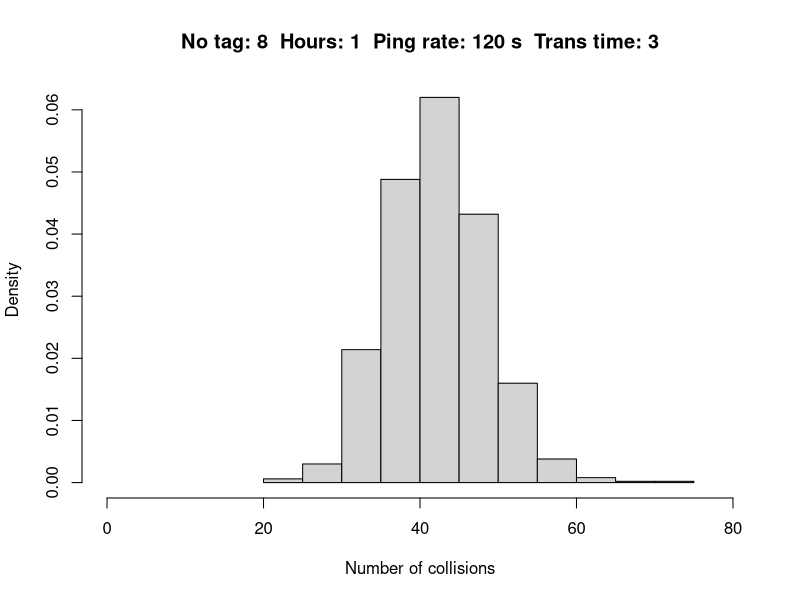

Generate this figure with R:
## Script for simulating the number of collisions
## 08.02.2013
rm(list=ls())

ntag <- 8 ## Number of tags (must be at least 2 to get collisions, duh)
tt <- 3 ## Transmission time in seconds
prmin <- 60
prmax <- 180
hours <- 1
T <- hours*60*60 ## Time left in the water

tags <- 1:ntag
ntrial <- 1000
ncols <- rep(0,ntrial)
for(r in 1:ntrial){
  NN <- list()
  for(i in 1:ntag){
    t <- runif(1,prmin,prmax)
    c <- 1
    while(max(t)<T){
      c <- c+1
      t[c] <- t[c-1] + runif(1,prmin,prmax)
    }
    NN[[i]] <- t
  }
  ncol <- 0
  for(i in tags){ ## Loop over tags
    nping <- length(NN[[i]])
    for(k in tags[-i]){ ## Loop over other tags
      if(k>i){ ## Avoid checking 1 versus 2 when 2 versus 1 has already been checked
        for(j in 1:nping){ ## Loop over pings
          ts <- NN[[i]][j]
          te <- NN[[i]][j] + tt
          ncol <- ncol + length(which( NN[[k]]>ts & NN[[k]]<te ))
          ncol <- ncol + length(which( (NN[[k]]+tt)>ts & (NN[[k]]+tt)<te ))
          ##if(any(NN[[k]]>ts & NN[[k]]<te)) print(paste(i,k,j))
          ##if(any((NN[[k]]+tt)>ts & (NN[[k]]+tt)<te)) print(paste(i,k,j))
        }
      }
    }
  }
  ncols[r] <- ncol
}

do.save <- FALSE
if(do.save) pdf('colldens.pdf')
hist(ncols,xlim=c(0,80),freq=0,main=paste('No tag:',ntag,' Hours:',hours,' Ping rate:',mean(c(prmin,prmax)),'s  Trans time:',tt),xlab='Number of collisions')
if(do.save) dev.off()

plot.seg <- FALSE
if(plot.seg){
  I <- 1
  II <- rep(I,length(NN[[I]]))

  plot(NN[[1]][1],II[1],ylim=c(0.5,ntag+0.5),xlim=range(NN[[1]]))
  segments(NN[[1]],II,NN[[1]]+tt,II)

  for(i in 2:ntag){
    ii <- rep(i,length(NN[[i]]))
    points(NN[[i]],ii,col=i)
  }
}
